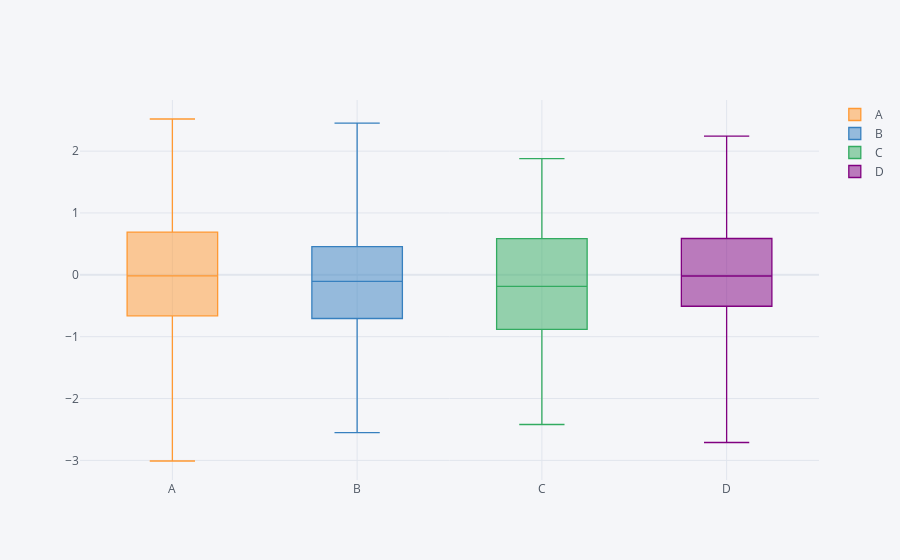

Write notebook code for a chart like this one.
### Markdown cell above
### `box`

### Code cell
df.iplot(kind = 'box')
